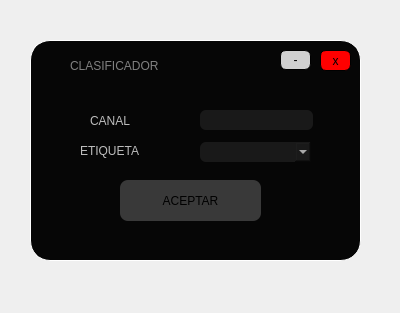
<?xml version="1.0" encoding="UTF-8"?>
<ui version="4.0">
 <class>Form</class>
 <widget class="QWidget" name="Form">
  <property name="geometry">
   <rect>
    <x>0</x>
    <y>0</y>
    <width>400</width>
    <height>313</height>
   </rect>
  </property>
  <property name="windowTitle">
   <string>Form</string>
  </property>
  <widget class="QWidget" name="widget" native="true">
   <property name="geometry">
    <rect>
     <x>30</x>
     <y>40</y>
     <width>331</width>
     <height>221</height>
    </rect>
   </property>
   <property name="styleSheet">
    <string notr="true">QWidget#widget{

background-color: rgb(6, 6, 6);
border-radius:20px;
	gridline-color: rgb(255, 255, 255);
	border-color: rgb(255, 255, 255);
border: 1px solid white;
}</string>
   </property>
   <widget class="QPushButton" name="BAceptar">
    <property name="geometry">
     <rect>
      <x>90</x>
      <y>140</y>
      <width>141</width>
      <height>41</height>
     </rect>
    </property>
    <property name="cursor">
     <cursorShape>PointingHandCursor</cursorShape>
    </property>
    <property name="styleSheet">
     <string notr="true">QPushButton#BAceptar{

background-color: rgb(57, 57, 57);

border-radius:8px;

font: 70 15pt &quot;Rockwell Extra Bold&quot;;
color:black;
}</string>
    </property>
    <property name="text">
     <string>ACEPTAR</string>
    </property>
   </widget>
   <widget class="QLabel" name="label_2">
    <property name="geometry">
     <rect>
      <x>60</x>
      <y>70</y>
      <width>71</width>
      <height>21</height>
     </rect>
    </property>
    <property name="styleSheet">
     <string notr="true">font: 14pt &quot;Lucida Console&quot;;

color: rgb(189, 189, 189);
;
font: 70 12pt &quot;Rockwell Extra Bold&quot;;</string>
    </property>
    <property name="text">
     <string>CANAL</string>
    </property>
   </widget>
   <widget class="QLineEdit" name="lineEdit">
    <property name="geometry">
     <rect>
      <x>170</x>
      <y>70</y>
      <width>113</width>
      <height>20</height>
     </rect>
    </property>
    <property name="styleSheet">
     <string notr="true">background-color: rgb(25, 25, 25);
border-radius:6px;
color: white</string>
    </property>
    <property name="text">
     <string/>
    </property>
   </widget>
   <widget class="QFrame" name="frame_4">
    <property name="geometry">
     <rect>
      <x>10</x>
      <y>10</y>
      <width>311</width>
      <height>31</height>
     </rect>
    </property>
    <property name="styleSheet">
     <string notr="true">QFrame#frame_4{
	background-color: rgb(6, 6, 6);
border-top-left-radius:20px;
border-top-right-radius:20px;



}</string>
    </property>
    <property name="frameShape">
     <enum>QFrame::StyledPanel</enum>
    </property>
    <property name="frameShadow">
     <enum>QFrame::Raised</enum>
    </property>
    <widget class="QPushButton" name="min_3">
     <property name="geometry">
      <rect>
       <x>910</x>
       <y>10</y>
       <width>41</width>
       <height>21</height>
      </rect>
     </property>
     <property name="cursor">
      <cursorShape>PointingHandCursor</cursorShape>
     </property>
     <property name="styleSheet">
      <string notr="true">QPushButton#min_3{
	background-color: rgb(208, 208, 208);
font: 16pt &quot;MS Shell Dlg 2&quot;;
border-radius:6px;
border: 1px solid black;


}</string>
     </property>
     <property name="text">
      <string>-</string>
     </property>
    </widget>
    <widget class="QPushButton" name="cerrar_3">
     <property name="geometry">
      <rect>
       <x>960</x>
       <y>10</y>
       <width>41</width>
       <height>21</height>
      </rect>
     </property>
     <property name="cursor">
      <cursorShape>PointingHandCursor</cursorShape>
     </property>
     <property name="styleSheet">
      <string notr="true">QPushButton#cerrar_3{

background-color: rgb(255, 0, 0);
border-radius:6px;
border: 1px solid black;
font: 11pt &quot;MS Shell Dlg 2&quot;;

}</string>
     </property>
     <property name="text">
      <string>x</string>
     </property>
    </widget>
    <widget class="QLabel" name="label_6">
     <property name="geometry">
      <rect>
       <x>30</x>
       <y>-10</y>
       <width>191</width>
       <height>51</height>
      </rect>
     </property>
     <property name="styleSheet">
      <string notr="true">font: 14pt &quot;Lucida Console&quot;;
color:gray
;
font: 70 10pt &quot;Rockwell Extra Bold&quot;;</string>
     </property>
     <property name="text">
      <string>CLASIFICADOR</string>
     </property>
    </widget>
    <widget class="QLabel" name="label_5">
     <property name="geometry">
      <rect>
       <x>0</x>
       <y>0</y>
       <width>31</width>
       <height>31</height>
      </rect>
     </property>
     <property name="styleSheet">
      <string notr="true">border-image: url(:/Iconos/Icono youtube.png);</string>
     </property>
     <property name="text">
      <string/>
     </property>
    </widget>
    <widget class="QPushButton" name="min_4">
     <property name="geometry">
      <rect>
       <x>240</x>
       <y>0</y>
       <width>31</width>
       <height>20</height>
      </rect>
     </property>
     <property name="cursor">
      <cursorShape>PointingHandCursor</cursorShape>
     </property>
     <property name="styleSheet">
      <string notr="true">QPushButton#min_4{
	background-color: rgb(208, 208, 208);
font: 16pt &quot;MS Shell Dlg 2&quot;;
border-radius:6px;
border: 1px solid black;


}</string>
     </property>
     <property name="text">
      <string>-</string>
     </property>
    </widget>
    <widget class="QPushButton" name="cerrar_4">
     <property name="geometry">
      <rect>
       <x>280</x>
       <y>0</y>
       <width>31</width>
       <height>21</height>
      </rect>
     </property>
     <property name="cursor">
      <cursorShape>PointingHandCursor</cursorShape>
     </property>
     <property name="styleSheet">
      <string notr="true">QPushButton#cerrar_4{

background-color: rgb(255, 0, 0);
border-radius:6px;
border: 1px solid black;
font: 11pt &quot;MS Shell Dlg 2&quot;;

}</string>
     </property>
     <property name="text">
      <string>x</string>
     </property>
    </widget>
   </widget>
   <widget class="QLabel" name="label_3">
    <property name="geometry">
     <rect>
      <x>50</x>
      <y>100</y>
      <width>101</width>
      <height>21</height>
     </rect>
    </property>
    <property name="styleSheet">
     <string notr="true">font: 14pt &quot;Lucida Console&quot;;

color: rgb(189, 189, 189);
;
font: 70 12pt &quot;Rockwell Extra Bold&quot;;</string>
    </property>
    <property name="text">
     <string>ETIQUETA</string>
    </property>
   </widget>
   <widget class="QComboBox" name="comboBox">
    <property name="geometry">
     <rect>
      <x>170</x>
      <y>102</y>
      <width>111</width>
      <height>20</height>
     </rect>
    </property>
    <property name="styleSheet">
     <string notr="true">background-color: rgb(25, 25, 25);
border-radius:6px;
color: white</string>
    </property>
   </widget>
  </widget>
 </widget>
 <resources>
  <include location="imagen.qrc"/>
 </resources>
 <connections/>
</ui>
